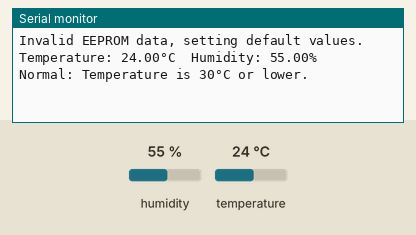
Simulated run of this sketch. Board: ESP8266 (NodeMCU). On the bench: the last lines printed to the serial monitor. The inputs (shaded band) are chosen by the test bench; at power-on: temperature 24 °C, humidity 55 %. WiFi joins after 1.5 s; servers stay silent unless stated; EEPROM starts erased.

Above: at 3.0 s.
3.1 s: temperature set to 29.5 °C
At 4.8 s:
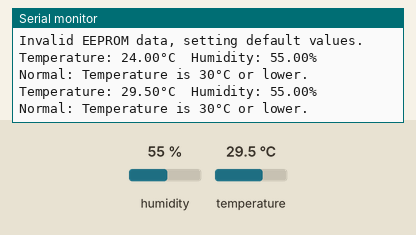
5.8 s: temperature set to 30.6 °C
At 7.4 s:
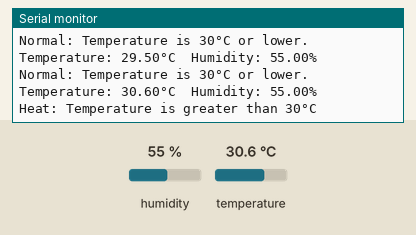
Timing chart, 0 to 8.9 s (numbered marks = the images above; inputs shaded):
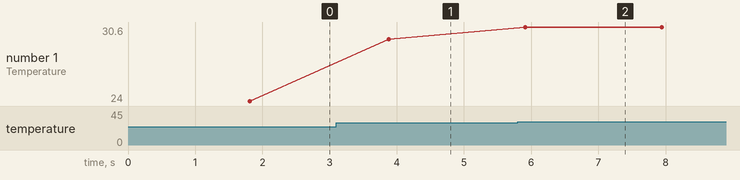

The sketch:

Assignment2.ino
```cpp
// Blynk template and authentication settings
#define BLYNK_TEMPLATE_ID "TMPL6pZyHMS-8" // Blynk template identifier for your project.
#define BLYNK_TEMPLATE_NAME "Temperature and Humidity Monitoring" // Name of the Blynk template.
#define BLYNK_AUTH_TOKEN "sz7kTVq8KWne0dnbV71ut77pplqogioP" // Authentication token to connect your device to the Blynk app.

// Enable printing to the serial monitor
#define BLYNK_PRINT Serial

// Include necessary libraries
#include <ESP8266WiFi.h>        // Library for ESP8266 WiFi functionality
#include <BlynkSimpleEsp8266.h> // Library for Blynk functionality on ESP8266
#include <DHT.h>                // Library for DHT sensor
#include <EEPROM.h>             // Library for EEPROM functionality

// Define the pin where the DHT sensor is connected
#define DHTPIN D6

// Define the type of DHT sensor used (DHT22)
#define DHTTYPE DHT22

// Create an instance of the DHT sensor, allowing interaction with it through the dht object.
DHT dht(DHTPIN, DHTTYPE);

// Blynk authentication token
char auth[] = BLYNK_AUTH_TOKEN;

// WiFi credentials
char ssid[] = "Your_SSID"; // WiFi SSID
char pass[] = "Your_PASSWORD";   // WiFi password

// Previous humidity and temperature values
float previousHumidity = 0.0; // Stores the last known humidity value read from the sensor.
float previousTemperature = 0.0; //  Stores the last known temperature value read from the sensor.

// Function to write a float to EEPROM with commit
void writeFloatToEEPROM(int address, float value) {
  byte *p = (byte *)(void *)&value; // Cast float to byte pointer
  for (int i = 0; i < sizeof(value); i++) {
    EEPROM.write(address + i, *p); // Write each byte
    p++;
  }
  EEPROM.commit(); // Ensure data is saved
}

// Function to read a float from EEPROM
float readFloatFromEEPROM(int address) {
  float value;
  byte *p = (byte *)(void *)&value; // Cast byte pointer to float pointer
  for (int i = 0; i < sizeof(value); i++) {
    *p = EEPROM.read(address + i); // Read each byte
    p++;
  }
  return value;
}

// The function that runs once when the microcontroller starts.
void setup() {
  // Start the serial communication at a baud rate of 9600
  Serial.begin(9600);

  // Initialize the DHT sensor
  dht.begin();

  // Connect to Blynk using the authentication token, WiFi SSID, and password
  Blynk.begin(auth, ssid, pass);

  // Initialize EEPROM
  EEPROM.begin(512); // Initialize EEPROM with size (usually 512 for ESP8266)

  // Read previous humidity and temperature from EEPROM
  previousHumidity = readFloatFromEEPROM(0); // Read humidity from address 0
  previousTemperature = readFloatFromEEPROM(4); // Read temperature from address 4

  // Check if EEPROM contains valid data by verifying that the initial float values make sense
  if (isnan(previousHumidity) || isnan(previousTemperature)) {
    Serial.println("Invalid EEPROM data, setting default values.");
    previousHumidity = 0.0;
    previousTemperature = 0.0;
  }
}

// The function that runs repeatedly after the setup completes
void loop() {
  // Run Blynk in the main loop to keep the connection alive
  Blynk.run();

  // Read temperature from the DHT sensor
  float temp = dht.readTemperature();

  // Read humidity from the DHT sensor
  float hum = dht.readHumidity();

  // Check if the readings from the DHT sensor are valid
  if (isnan(temp) || isnan(hum)) {
    // Print an error message to the serial monitor if the readings are not valid
    Serial.println("Failed to read from DHT sensor!");
    return; // Exit the loop if the readings are not valid
  }

  // Print the temperature and humidity values to the serial monitor
  Serial.print("Temperature: ");
  Serial.print(temp);
  Serial.print("°C  Humidity: ");
  Serial.print(hum);
  Serial.println("%");

  // Send the humidity value to Blynk app, where V0 is the virtual pin assigned to humidity
  Blynk.virtualWrite(V0, hum);

  // Send the temperature value to Blynk app, where V1 is the virtual pin assigned to temperature
  Blynk.virtualWrite(V1, temp);

  // Check temperature level and print message
  if (temp > 30.0) {
    Serial.println("Heat: Temperature is greater than 30°C");
    // Optionally, send a heat message to the Blynk app
    Blynk.virtualWrite(V2, "Heat: Temperature increased!");
  } else {
    Serial.println("Normal: Temperature is 30°C or lower.");
    // Optionally, send a normal message to the Blynk app
    Blynk.virtualWrite(V2, "Heat : Normal Temperature!");
  }

  // Checks if there's a significant change in temperature or humidity before updating EEPROM.
  if (abs(hum - previousHumidity) > 0.5 || abs(temp - previousTemperature) > 0.5) {
    writeFloatToEEPROM(0, hum);
    writeFloatToEEPROM(4, temp);
  }

  // Update the previous humidity and temperature values
  previousHumidity = hum;
  previousTemperature = temp;

  // Wait for 2 seconds before taking another reading
  delay(2000);
}
```

Measured:
- the behaviour switches between 30 and 30.1 °C on temperature (found by bisection; images 1 and 2)
- after the input at 3.1 s, the serial monitor: prints a new line after 0.78 s (image 1)
- after the input at 5.8 s, the serial monitor: prints a new line after 0.11 s (image 2)
- plotted number 1: 24 → 29.5 after the input at 3.1 s, 29.5 → 30.6 after the input at 5.8 s
